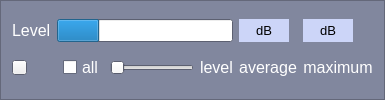
          <widget class="QFrame" name="frame_6">
           <property name="minimumSize">
            <size>
             <width>0</width>
             <height>0</height>
            </size>
           </property>
           <property name="palette">
            <palette>
             <active>
              <colorrole role="WindowText">
               <brush brushstyle="SolidPattern">
                <color alpha="255">
                 <red>255</red>
                 <green>255</green>
                 <blue>255</blue>
                </color>
               </brush>
              </colorrole>
              <colorrole role="Base">
               <brush brushstyle="SolidPattern">
                <color alpha="255">
                 <red>255</red>
                 <green>255</green>
                 <blue>255</blue>
                </color>
               </brush>
              </colorrole>
              <colorrole role="Window">
               <brush brushstyle="SolidPattern">
                <color alpha="255">
                 <red>129</red>
                 <green>135</green>
                 <blue>158</blue>
                </color>
               </brush>
              </colorrole>
             </active>
             <inactive>
              <colorrole role="WindowText">
               <brush brushstyle="SolidPattern">
                <color alpha="255">
                 <red>255</red>
                 <green>255</green>
                 <blue>255</blue>
                </color>
               </brush>
              </colorrole>
              <colorrole role="Base">
               <brush brushstyle="SolidPattern">
                <color alpha="255">
                 <red>255</red>
                 <green>255</green>
                 <blue>255</blue>
                </color>
               </brush>
              </colorrole>
              <colorrole role="Window">
               <brush brushstyle="SolidPattern">
                <color alpha="255">
                 <red>129</red>
                 <green>135</green>
                 <blue>158</blue>
                </color>
               </brush>
              </colorrole>
             </inactive>
             <disabled>
              <colorrole role="WindowText">
               <brush brushstyle="SolidPattern">
                <color alpha="255">
                 <red>120</red>
                 <green>120</green>
                 <blue>120</blue>
                </color>
               </brush>
              </colorrole>
              <colorrole role="Base">
               <brush brushstyle="SolidPattern">
                <color alpha="255">
                 <red>129</red>
                 <green>135</green>
                 <blue>158</blue>
                </color>
               </brush>
              </colorrole>
              <colorrole role="Window">
               <brush brushstyle="SolidPattern">
                <color alpha="255">
                 <red>129</red>
                 <green>135</green>
                 <blue>158</blue>
                </color>
               </brush>
              </colorrole>
             </disabled>
            </palette>
           </property>
           <property name="autoFillBackground">
            <bool>true</bool>
           </property>
           <property name="frameShape">
            <enum>QFrame::StyledPanel</enum>
           </property>
           <property name="frameShadow">
            <enum>QFrame::Raised</enum>
           </property>
           <layout class="QGridLayout" name="gridLayout_7">
            <item row="1" column="6">
             <widget class="QLabel" name="label_inchan_level_max">
              <property name="minimumSize">
               <size>
                <width>50</width>
                <height>0</height>
               </size>
              </property>
              <property name="maximumSize">
               <size>
                <width>50</width>
                <height>16777215</height>
               </size>
              </property>
              <property name="palette">
               <palette>
                <active>
                 <colorrole role="WindowText">
                  <brush brushstyle="SolidPattern">
                   <color alpha="255">
                    <red>0</red>
                    <green>0</green>
                    <blue>0</blue>
                   </color>
                  </brush>
                 </colorrole>
                 <colorrole role="Base">
                  <brush brushstyle="SolidPattern">
                   <color alpha="255">
                    <red>255</red>
                    <green>255</green>
                    <blue>255</blue>
                   </color>
                  </brush>
                 </colorrole>
                 <colorrole role="Window">
                  <brush brushstyle="SolidPattern">
                   <color alpha="255">
                    <red>204</red>
                    <green>213</green>
                    <blue>248</blue>
                   </color>
                  </brush>
                 </colorrole>
                </active>
                <inactive>
                 <colorrole role="WindowText">
                  <brush brushstyle="SolidPattern">
                   <color alpha="255">
                    <red>0</red>
                    <green>0</green>
                    <blue>0</blue>
                   </color>
                  </brush>
                 </colorrole>
                 <colorrole role="Base">
                  <brush brushstyle="SolidPattern">
                   <color alpha="255">
                    <red>255</red>
                    <green>255</green>
                    <blue>255</blue>
                   </color>
                  </brush>
                 </colorrole>
                 <colorrole role="Window">
                  <brush brushstyle="SolidPattern">
                   <color alpha="255">
                    <red>204</red>
                    <green>213</green>
                    <blue>248</blue>
                   </color>
                  </brush>
                 </colorrole>
                </inactive>
                <disabled>
                 <colorrole role="WindowText">
                  <brush brushstyle="SolidPattern">
                   <color alpha="255">
                    <red>120</red>
                    <green>120</green>
                    <blue>120</blue>
                   </color>
                  </brush>
                 </colorrole>
                 <colorrole role="Base">
                  <brush brushstyle="SolidPattern">
                   <color alpha="255">
                    <red>204</red>
                    <green>213</green>
                    <blue>248</blue>
                   </color>
                  </brush>
                 </colorrole>
                 <colorrole role="Window">
                  <brush brushstyle="SolidPattern">
                   <color alpha="255">
                    <red>204</red>
                    <green>213</green>
                    <blue>248</blue>
                   </color>
                  </brush>
                 </colorrole>
                </disabled>
               </palette>
              </property>
              <property name="font">
               <font>
                <pointsize>10</pointsize>
                <weight>50</weight>
                <bold>false</bold>
               </font>
              </property>
              <property name="autoFillBackground">
               <bool>true</bool>
              </property>
              <property name="text">
               <string>dB</string>
              </property>
              <property name="alignment">
               <set>Qt::AlignCenter</set>
              </property>
             </widget>
            </item>
            <item row="1" column="5">
             <widget class="QLabel" name="label_inchan_level">
              <property name="minimumSize">
               <size>
                <width>50</width>
                <height>0</height>
               </size>
              </property>
              <property name="maximumSize">
               <size>
                <width>50</width>
                <height>16777215</height>
               </size>
              </property>
              <property name="palette">
               <palette>
                <active>
                 <colorrole role="WindowText">
                  <brush brushstyle="SolidPattern">
                   <color alpha="255">
                    <red>0</red>
                    <green>0</green>
                    <blue>0</blue>
                   </color>
                  </brush>
                 </colorrole>
                 <colorrole role="Base">
                  <brush brushstyle="SolidPattern">
                   <color alpha="255">
                    <red>255</red>
                    <green>255</green>
                    <blue>255</blue>
                   </color>
                  </brush>
                 </colorrole>
                 <colorrole role="Window">
                  <brush brushstyle="SolidPattern">
                   <color alpha="255">
                    <red>204</red>
                    <green>213</green>
                    <blue>248</blue>
                   </color>
                  </brush>
                 </colorrole>
                </active>
                <inactive>
                 <colorrole role="WindowText">
                  <brush brushstyle="SolidPattern">
                   <color alpha="255">
                    <red>0</red>
                    <green>0</green>
                    <blue>0</blue>
                   </color>
                  </brush>
                 </colorrole>
                 <colorrole role="Base">
                  <brush brushstyle="SolidPattern">
                   <color alpha="255">
                    <red>255</red>
                    <green>255</green>
                    <blue>255</blue>
                   </color>
                  </brush>
                 </colorrole>
                 <colorrole role="Window">
                  <brush brushstyle="SolidPattern">
                   <color alpha="255">
                    <red>204</red>
                    <green>213</green>
                    <blue>248</blue>
                   </color>
                  </brush>
                 </colorrole>
                </inactive>
                <disabled>
                 <colorrole role="WindowText">
                  <brush brushstyle="SolidPattern">
                   <color alpha="255">
                    <red>120</red>
                    <green>120</green>
                    <blue>120</blue>
                   </color>
                  </brush>
                 </colorrole>
                 <colorrole role="Base">
                  <brush brushstyle="SolidPattern">
                   <color alpha="255">
                    <red>204</red>
                    <green>213</green>
                    <blue>248</blue>
                   </color>
                  </brush>
                 </colorrole>
                 <colorrole role="Window">
                  <brush brushstyle="SolidPattern">
                   <color alpha="255">
                    <red>204</red>
                    <green>213</green>
                    <blue>248</blue>
                   </color>
                  </brush>
                 </colorrole>
                </disabled>
               </palette>
              </property>
              <property name="font">
               <font>
                <pointsize>10</pointsize>
                <weight>50</weight>
                <bold>false</bold>
               </font>
              </property>
              <property name="autoFillBackground">
               <bool>true</bool>
              </property>
              <property name="text">
               <string>dB</string>
              </property>
              <property name="alignment">
               <set>Qt::AlignCenter</set>
              </property>
             </widget>
            </item>
            <item row="1" column="0">
             <widget class="QLabel" name="label_20">
              <property name="palette">
               <palette>
                <active>
                 <colorrole role="WindowText">
                  <brush brushstyle="SolidPattern">
                   <color alpha="255">
                    <red>255</red>
                    <green>255</green>
                    <blue>255</blue>
                   </color>
                  </brush>
                 </colorrole>
                </active>
                <inactive>
                 <colorrole role="WindowText">
                  <brush brushstyle="SolidPattern">
                   <color alpha="255">
                    <red>255</red>
                    <green>255</green>
                    <blue>255</blue>
                   </color>
                  </brush>
                 </colorrole>
                </inactive>
                <disabled>
                 <colorrole role="WindowText">
                  <brush brushstyle="SolidPattern">
                   <color alpha="255">
                    <red>120</red>
                    <green>120</green>
                    <blue>120</blue>
                   </color>
                  </brush>
                 </colorrole>
                </disabled>
               </palette>
              </property>
              <property name="font">
               <font>
                <pointsize>12</pointsize>
                <weight>50</weight>
                <bold>false</bold>
               </font>
              </property>
              <property name="text">
               <string>Level</string>
              </property>
             </widget>
            </item>
            <item row="2" column="5">
             <widget class="QLabel" name="label_11">
              <property name="palette">
               <palette>
                <active>
                 <colorrole role="WindowText">
                  <brush brushstyle="SolidPattern">
                   <color alpha="255">
                    <red>255</red>
                    <green>255</green>
                    <blue>255</blue>
                   </color>
                  </brush>
                 </colorrole>
                </active>
                <inactive>
                 <colorrole role="WindowText">
                  <brush brushstyle="SolidPattern">
                   <color alpha="255">
                    <red>255</red>
                    <green>255</green>
                    <blue>255</blue>
                   </color>
                  </brush>
                 </colorrole>
                </inactive>
                <disabled>
                 <colorrole role="WindowText">
                  <brush brushstyle="SolidPattern">
                   <color alpha="255">
                    <red>120</red>
                    <green>120</green>
                    <blue>120</blue>
                   </color>
                  </brush>
                 </colorrole>
                </disabled>
               </palette>
              </property>
              <property name="font">
               <font>
                <pointsize>12</pointsize>
                <weight>50</weight>
                <bold>false</bold>
               </font>
              </property>
              <property name="text">
               <string>average</string>
              </property>
              <property name="alignment">
               <set>Qt::AlignCenter</set>
              </property>
             </widget>
            </item>
            <item row="2" column="6">
             <widget class="QLabel" name="label_12">
              <property name="palette">
               <palette>
                <active>
                 <colorrole role="WindowText">
                  <brush brushstyle="SolidPattern">
                   <color alpha="255">
                    <red>255</red>
                    <green>255</green>
                    <blue>255</blue>
                   </color>
                  </brush>
                 </colorrole>
                </active>
                <inactive>
                 <colorrole role="WindowText">
                  <brush brushstyle="SolidPattern">
                   <color alpha="255">
                    <red>255</red>
                    <green>255</green>
                    <blue>255</blue>
                   </color>
                  </brush>
                 </colorrole>
                </inactive>
                <disabled>
                 <colorrole role="WindowText">
                  <brush brushstyle="SolidPattern">
                   <color alpha="255">
                    <red>120</red>
                    <green>120</green>
                    <blue>120</blue>
                   </color>
                  </brush>
                 </colorrole>
                </disabled>
               </palette>
              </property>
              <property name="font">
               <font>
                <pointsize>12</pointsize>
                <weight>50</weight>
                <bold>false</bold>
               </font>
              </property>
              <property name="text">
               <string>maximum</string>
              </property>
              <property name="alignment">
               <set>Qt::AlignCenter</set>
              </property>
             </widget>
            </item>
            <item row="2" column="4">
             <widget class="QLabel" name="label_ingain">
              <property name="palette">
               <palette>
                <active>
                 <colorrole role="WindowText">
                  <brush brushstyle="SolidPattern">
                   <color alpha="255">
                    <red>255</red>
                    <green>255</green>
                    <blue>255</blue>
                   </color>
                  </brush>
                 </colorrole>
                </active>
                <inactive>
                 <colorrole role="WindowText">
                  <brush brushstyle="SolidPattern">
                   <color alpha="255">
                    <red>255</red>
                    <green>255</green>
                    <blue>255</blue>
                   </color>
                  </brush>
                 </colorrole>
                </inactive>
                <disabled>
                 <colorrole role="WindowText">
                  <brush brushstyle="SolidPattern">
                   <color alpha="255">
                    <red>120</red>
                    <green>120</green>
                    <blue>120</blue>
                   </color>
                  </brush>
                 </colorrole>
                </disabled>
               </palette>
              </property>
              <property name="font">
               <font>
                <pointsize>12</pointsize>
                <weight>50</weight>
                <bold>false</bold>
               </font>
              </property>
              <property name="text">
               <string>level</string>
              </property>
             </widget>
            </item>
            <item row="2" column="2">
             <widget class="QCheckBox" name="checkBox_igainall">
              <property name="palette">
               <palette>
                <active>
                 <colorrole role="WindowText">
                  <brush brushstyle="SolidPattern">
                   <color alpha="255">
                    <red>255</red>
                    <green>255</green>
                    <blue>255</blue>
                   </color>
                  </brush>
                 </colorrole>
                </active>
                <inactive>
                 <colorrole role="WindowText">
                  <brush brushstyle="SolidPattern">
                   <color alpha="255">
                    <red>255</red>
                    <green>255</green>
                    <blue>255</blue>
                   </color>
                  </brush>
                 </colorrole>
                </inactive>
                <disabled>
                 <colorrole role="WindowText">
                  <brush brushstyle="SolidPattern">
                   <color alpha="255">
                    <red>120</red>
                    <green>120</green>
                    <blue>120</blue>
                   </color>
                  </brush>
                 </colorrole>
                </disabled>
               </palette>
              </property>
              <property name="font">
               <font>
                <pointsize>12</pointsize>
                <weight>50</weight>
                <bold>false</bold>
               </font>
              </property>
              <property name="text">
               <string>all</string>
              </property>
             </widget>
            </item>
            <item row="1" column="1" colspan="4">
             <widget class="QProgressBar" name="progressBar_inchan_level">
              <property name="font">
               <font>
                <pointsize>10</pointsize>
               </font>
              </property>
              <property name="value">
               <number>24</number>
              </property>
              <property name="textVisible">
               <bool>false</bool>
              </property>
             </widget>
            </item>
            <item row="2" column="3">
             <widget class="QSlider" name="horizontalSlider_igain">
              <property name="font">
               <font>
                <pointsize>8</pointsize>
               </font>
              </property>
              <property name="maximum">
               <number>100</number>
              </property>
              <property name="orientation">
               <enum>Qt::Horizontal</enum>
              </property>
              <property name="tickPosition">
               <enum>QSlider::NoTicks</enum>
              </property>
             </widget>
            </item>
            <item row="2" column="0">
             <widget class="QPushButton" name="pushButton_4">
              <property name="minimumSize">
               <size>
                <width>15</width>
                <height>15</height>
               </size>
              </property>
              <property name="maximumSize">
               <size>
                <width>15</width>
                <height>15</height>
               </size>
              </property>
              <property name="text">
               <string/>
              </property>
             </widget>
            </item>
           </layout>
          </widget>
